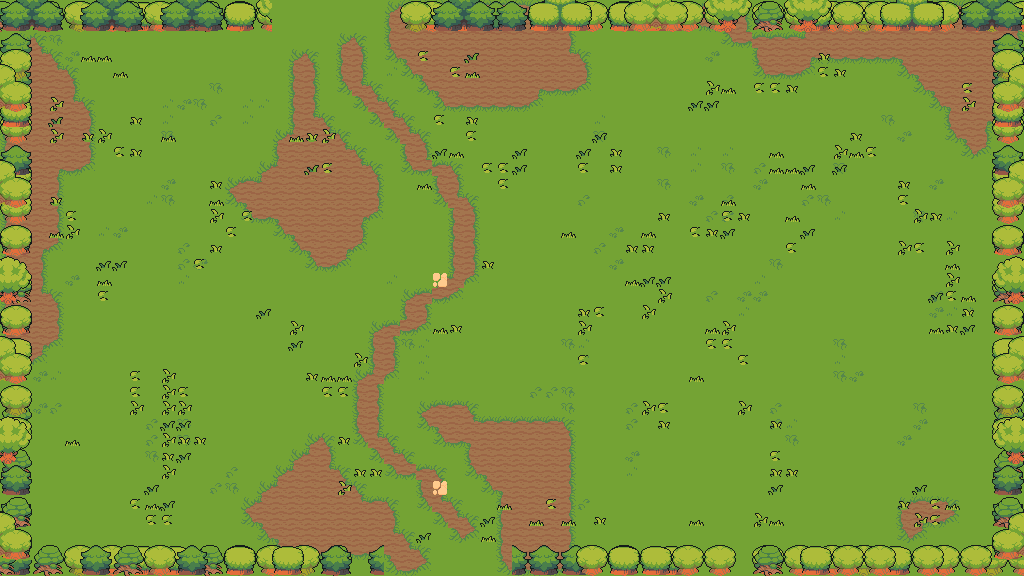

The image is a tile-based game level rendered from a .tmx file. Its description and source (layers, tilesets, objects; grid data summarised) follow:
An orthogonal 64x36 tile map with 16x16 px tiles, 7 tile layers (floor, ground, path, decor, ...), 6 tilesets and 32 objects (19x prop, 6x obstacle, 4x spawn, 2x door, playerStart).

<map version="1.10" tiledversion="1.11.0" orientation="orthogonal" renderorder="right-down" width="64" height="36" tilewidth="16" tileheight="16" infinite="0" nextlayerid="9" nextobjectid="33">
 <properties>
    <property name="chapter" type="int" value="1" />
    <property name="room" type="int" value="3" />
    <property name="isBossRoom" type="bool" value="false" />
 </properties>
 <tileset firstgid="1" source="field.tsx" />
 <tileset firstgid="76" source="nature.tsx" />
 <tileset firstgid="580" source="relief.tsx" />
 <tileset firstgid="820" source="element.tsx" />
 <tileset firstgid="1060" source="floordetail.tsx" />
 <tileset firstgid="1140" source="tilefloor.tsx" />
 <layer id="1" name="floor" width="64" height="36">
  <data>[2304 cells, 2304 non-empty, 5 distinct tile ids]</data>
 </layer>
 <layer id="2" name="ground" width="64" height="36">
  <data>[2304 cells, 490 non-empty, 13 distinct tile ids]</data>
 </layer>
 <layer id="3" name="path" width="64" height="36">
  <data>[2304 cells, 83 non-empty, 10 distinct tile ids]</data>
 </layer>
 <layer id="4" name="decor" width="64" height="36">
  <data>[2304 cells, 186 non-empty, 6 distinct tile ids]</data>
 </layer>
 <layer id="5" name="border-back" width="64" height="36">
  <data>[2304 cells, 289 non-empty, 20 distinct tile ids]</data>
 </layer>
 <layer id="6" name="border-mid" width="64" height="36">
  <data>[2304 cells, 278 non-empty, 20 distinct tile ids]</data>
 </layer>
 <layer id="7" name="border-front" width="64" height="36">
  <data>[2304 cells, 150 non-empty, 37 distinct tile ids]</data>
 </layer>
 <objectgroup id="8" name="objects">
  <object id="1" name="playerStart" x="448" y="352"><point /></object>
  <object id="2" name="spawn" x="600" y="336">
   <properties>
    <property name="role" value="chaser" />
    <property name="wave" type="int" value="1" />
    <property name="elite" type="bool" value="false" />
   </properties>
  <point /></object>
  <object id="3" name="spawn" x="464" y="216">
   <properties>
    <property name="role" value="chaser" />
    <property name="wave" type="int" value="1" />
    <property name="elite" type="bool" value="false" />
   </properties>
  <point /></object>
  <object id="4" name="spawn" x="584" y="224">
   <properties>
    <property name="role" value="caster" />
    <property name="wave" type="int" value="1" />
    <property name="elite" type="bool" value="false" />
   </properties>
  <point /></object>
  <object id="5" name="spawn" x="312" y="304">
   <properties>
    <property name="role" value="splitter" />
    <property name="wave" type="int" value="1" />
    <property name="elite" type="bool" value="false" />
   </properties>
  <point /></object>
  <object id="6" name="door" x="448" y="568"><point /></object>
  <object id="7" name="door" x="344" y="8"><point /></object>
  <object id="8" name="obstacle" x="0" y="544" width="384" height="32">
   <properties>
    <property name="kind" value="edge" />
   </properties>
  </object>
  <object id="9" name="obstacle" x="512" y="544" width="512" height="32">
   <properties>
    <property name="kind" value="edge" />
   </properties>
  </object>
  <object id="10" name="obstacle" x="0" y="0" width="272" height="32">
   <properties>
    <property name="kind" value="edge" />
   </properties>
  </object>
  <object id="11" name="obstacle" x="400" y="0" width="624" height="32">
   <properties>
    <property name="kind" value="edge" />
   </properties>
  </object>
  <object id="12" name="obstacle" x="0" y="32" width="32" height="512">
   <properties>
    <property name="kind" value="edge" />
   </properties>
  </object>
  <object id="13" name="obstacle" x="992" y="32" width="32" height="512">
   <properties>
    <property name="kind" value="edge" />
   </properties>
  </object>
  <object id="14" name="prop" x="96" y="176" width="32" height="32">
   <properties>
    <property name="key" value="tree-pine" />
   </properties>
  </object>
  <object id="15" name="prop" x="128" y="176" width="32" height="32">
   <properties>
    <property name="key" value="tree-small" />
   </properties>
  </object>
  <object id="16" name="prop" x="112" y="208" width="32" height="32">
   <properties>
    <property name="key" value="tree-green" />
   </properties>
  </object>
  <object id="17" name="prop" x="144" y="208" width="32" height="32">
   <properties>
    <property name="key" value="tree-round" />
   </properties>
  </object>
  <object id="18" name="prop" x="64" y="160" width="16" height="16">
   <properties>
    <property name="key" value="bush-green" />
   </properties>
  </object>
  <object id="19" name="prop" x="176" y="176" width="16" height="16">
   <properties>
    <property name="key" value="flower-clover" />
   </properties>
  </object>
  <object id="20" name="prop" x="128" y="176" width="16" height="16">
   <properties>
    <property name="key" value="flower-clover" />
   </properties>
  </object>
  <object id="21" name="prop" x="236" y="46" width="64" height="48">
   <properties>
    <property name="key" value="tree-cluster-green" />
   </properties>
  </object>
  <object id="22" name="prop" x="208" y="80" width="16" height="16">
   <properties>
    <property name="key" value="bush-dark" />
   </properties>
  </object>
  <object id="23" name="prop" x="352" y="144" width="16" height="16">
   <properties>
    <property name="key" value="grass-tall" />
   </properties>
  </object>
  <object id="24" name="prop" x="576" y="88" width="16" height="16">
   <properties>
    <property name="key" value="rock-small" />
   </properties>
  </object>
  <object id="25" name="prop" x="845" y="194" width="32" height="32">
   <properties>
    <property name="key" value="stump-big" />
   </properties>
  </object>
  <object id="26" name="prop" x="688" y="192" width="16" height="16">
   <properties>
    <property name="key" value="bush-green" />
   </properties>
  </object>
  <object id="27" name="prop" x="720" y="144" width="16" height="16">
   <properties>
    <property name="key" value="bush-green" />
   </properties>
  </object>
  <object id="28" name="prop" x="112" y="442" width="32" height="16">
   <properties>
    <property name="key" value="logs" />
   </properties>
  </object>
  <object id="29" name="prop" x="448" y="400" width="16" height="16">
   <properties>
    <property name="key" value="bush-dark" />
   </properties>
  </object>
  <object id="30" name="prop" x="80" y="512" width="16" height="16">
   <properties>
    <property name="key" value="grass-tall" />
   </properties>
  </object>
  <object id="31" name="prop" x="711" y="456" width="32" height="32">
   <properties>
    <property name="key" value="tree-round" />
   </properties>
  </object>
  <object id="32" name="prop" x="672" y="320" width="16" height="16">
   <properties>
    <property name="key" value="bush-dark" />
   </properties>
  </object>
 </objectgroup>
</map>
